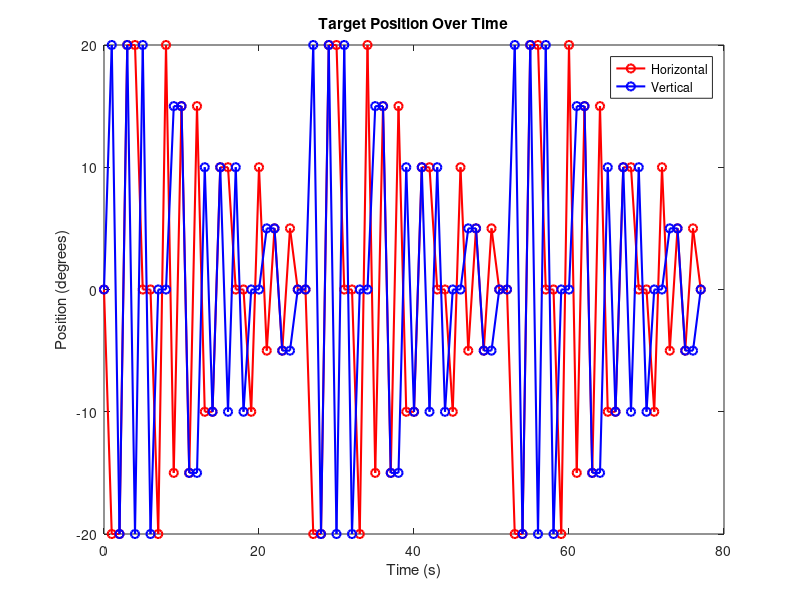

Reproduce this figure in MATLAB. (Note: this script raises an error after producing the figure.)
% Coordinates of targets
degPositions = [ ...
     0,  0;  -20, 20;   -20, -20;   20, 20;   20, -20; ...
     0, 20;   0, -20;   -20,   0;   20, 0; ...
    -15, 15;  15, 15;   -15, -15;   15, -15; ...
    -10,  10;   -10, -10;    10,  10;    10, -10; ...
     0,  10;    0, -10;   -10,   0;     10,   0; ...
     -5,   5;   5,   5;   -5,  -5;     5,  -5;     0,   0];

% Repeat each position 3 times
repeats = 3;
positionsRepeated = repmat(degPositions, repeats, 1);

% Create time vector: each point lasts 1 second
numPoints = size(positionsRepeated, 1);
time = 0:(numPoints - 1);

% Plot
figure;
plot(time, positionsRepeated(:,1), 'ro-', 'LineWidth', 1.5); hold on;
plot(time, positionsRepeated(:,2), 'bo-', 'LineWidth', 1.5);
xlabel('Time (s)');
ylabel('Position (degrees)');
legend('Horizontal', 'Vertical');
title('Target Position Over Time');

gazeData = load('/Users/samanthamontoya/Aguirre-Brainard Lab Dropbox/Sam Montoya/FLIC_data/lightLogger/gaze_cal_pupil_features.mat').pupil_features
